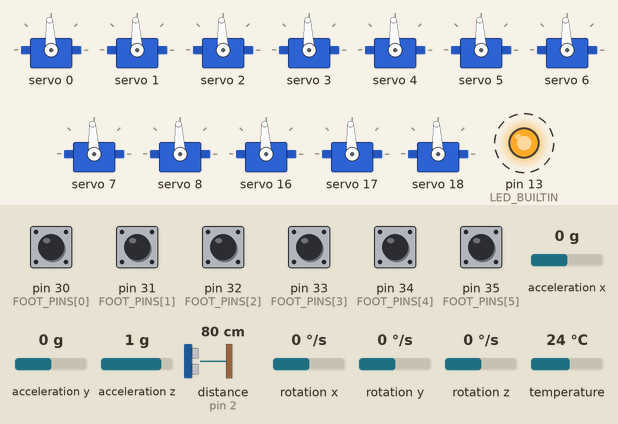
Recording of a sketch running on a simulated Arduino Mega 2560, built with avr-gcc and run on an emulated ATmega2560. Shown: 12 × servo, output pins drawn as LEDs (lit = HIGH). Wiring (inferred from the names in the program): ultrasonic range finder: trigger pin 7; echo pin 2. Dashed ring = blinking. Inputs (shaded band) come from the test bench; at power-on: pin 30 (FOOT_PINS[0]), pin 31 (FOOT_PINS[1]), pin 32 (FOOT_PINS[2]), pin 33 (FOOT_PINS[3]), pin 34 (FOOT_PINS[4]), pin 35 (FOOT_PINS[5]) HIGH, acceleration x 0 g, distance to the obstacle (sensor on pin 2) 80 cm, acceleration y 0 g, acceleration z 1 g, rotation x 0 °/s, rotation y 0 °/s, rotation z 0 °/s, temperature 24 °C. The echo pulse lasts 58.3 µs per cm; pins used as bus, display or sensor lines are not drawn; what the sketch prints to the serial monitor is not drawn.

Above: at 1.4 s.
1.5 s: acceleration x set to -1.4 g
4.5 s: distance to the obstacle (sensor on pin 2) set to 2 cm
7.5 s: pin 30 (FOOT_PINS[0]) pulled LOW for 0.15 s
10.5 s: pin 31 (FOOT_PINS[1]) pulled LOW for 0.15 s
13.5 s: pin 32 (FOOT_PINS[2]) pulled LOW for 0.15 s
16.5 s: pin 33 (FOOT_PINS[3]) pulled LOW for 0.15 s
Timing chart, 0 to 20.5 s (numbered marks = the images above; inputs shaded):
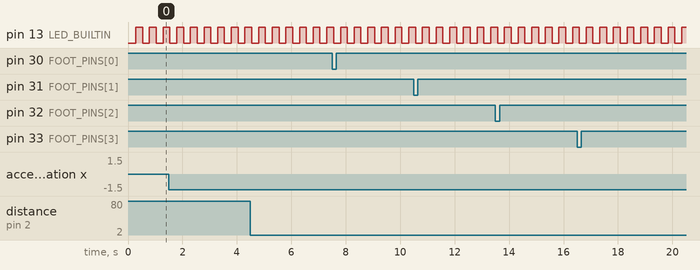

The sketch:

hexapod.ino
```cpp
/*
 * HexaPod — Arduino Mega firmware (motor controller / sensor hub)
 * ============================================================================
 * The Mega is the robot's "spine": it owns the hardware and does NO kinematics.
 * It receives 18 servo pulse targets from the Raspberry Pi over USB serial and
 * drives the servos, and it streams sensor telemetry (ultrasonic distance, IMU
 * roll/pitch, foot-contact switches) back to the Pi.
 *
 * Main loop each pass (all non-blocking):
 *   1. parse incoming servo-command frames -> drive the 18 servos
 *   2. run the ultrasonic ranging (interrupt-timed echo)
 *   3. run the IMU complementary filter (roll/pitch)
 *   4. debounce the foot-contact switches
 *   5. stream a telemetry frame back to the Pi at 50 Hz
 *   6. blink a heartbeat LED
 *
 * ── Hardware / wiring ───────────────────────────────────────────────────────
 *   Servos      : 18× MG996R, 9 per PCA9685 board (channels 0..8 used).
 *   PCA9685 #0  : I2C address 0x40 (no address jumpers) — drives legs L1,L2,L3.
 *   PCA9685 #1  : I2C address 0x41 (A0 jumper bridged)  — drives legs R1,R2,R3.
 *   I2C bus     : Mega SDA = pin 20, SCL = pin 21 (shared by both boards).
 *   Servo power : PCA9685 V+ from a separate 5–6 V / >=10 A supply. The logic
 *                 5 V comes from the Mega; ALL grounds must be common (Mega GND,
 *                 both PCA9685 GND, and the servo supply GND tied together).
 *
 * ── Build ───────────────────────────────────────────────────────────────────
 *   Libraries (Arduino IDE Library Manager, or `arduino-cli lib install`):
 *     - "Adafruit PWM Servo Driver Library"
 *     - "Adafruit MPU6050" + "Adafruit Unified Sensor"
 *   Compile/upload (CLI):
 *     arduino-cli compile --fqbn arduino:avr:mega arduino/hexapod
 *     arduino-cli upload  --fqbn arduino:avr:mega -p <PORT> arduino/hexapod
 */

#include <Wire.h>
#include <Adafruit_PWMServoDriver.h>
#include <Adafruit_MPU6050.h>
#include <Adafruit_Sensor.h>

#include "protocol.h"  // shared Pi<->Arduino frame format + CRC

// ── Configuration ───────────────────────────────────────────────────────────
static const uint8_t  PCA0_ADDR  = 0x40;   // board 0 (left legs)
static const uint8_t  PCA1_ADDR  = 0x41;   // board 1 (right legs)
static const uint16_t SERVO_FREQ = 50;     // analog servos want ~50 Hz
static const uint32_t SERIAL_BAUD = 115200;

// The PCA9685's internal oscillator is nominally 25 MHz but varies part-to-part;
// 27 MHz is the value Adafruit recommends measuring/using so the requested
// 50 Hz (and therefore our microsecond pulse widths) come out accurate.
static const uint32_t PCA_OSC_HZ = 27000000;

// ── Servo addressing & pulse limits (must match the Pi protocol) ────────────
static const uint8_t  NUM_LEGS         = 6;
static const uint8_t  NUM_SERVOS       = 18;   // 6 legs × 3 joints
static const uint8_t  SERVOS_PER_BOARD = 9;    // global index < 9 -> board 0
static const uint16_t SERVO_MIN_US     = 500;  // hard safety clamp (stops)
static const uint16_t SERVO_MAX_US     = 2500;
static const uint16_t NEUTRAL_PULSE_US = 1500; // boot-safe "all centred" pose

// ── HC-SR04 ultrasonic (front-facing) ───────────────────────────────────────
static const uint8_t  SONAR_TRIG_PIN    = 7;     // any digital output
static const uint8_t  SONAR_ECHO_PIN    = 2;     // MUST be interrupt-capable
                                                 //   (Mega: 2,3,18,19 — NOT the
                                                 //   I2C pins 20/21)
static const uint16_t SONAR_PING_MS     = 50;    // re-trigger every 50 ms (~20 Hz)
static const uint16_t SONAR_TIMEOUT_MS  = 30;    // no echo in 30 ms => out of range
static const uint32_t SONAR_MAX_ECHO_US = 25000; // ~4.3 m ceiling

// ── MPU6050 IMU (body tilt) ─────────────────────────────────────────────────
static const uint16_t IMU_UPDATE_MS = 10;     // run the filter at ~100 Hz
static const float    COMP_ALPHA    = 0.98f;  // complementary-filter weight

// ── Foot-contact limit switches (one per leg, indexed by LegId 0..5) ────────
// Wired pin -> GND and read with the internal pull-up, so an open (foot up)
// switch reads HIGH and a closed (foot planted) switch reads LOW.
static const uint8_t  FOOT_PINS[NUM_LEGS] = {30, 31, 32, 33, 34, 35};
static const uint16_t FOOT_DEBOUNCE_MS    = 5;  // ignore contact bounce shorter than this

// ── Telemetry ───────────────────────────────────────────────────────────────
static const uint16_t TELEMETRY_PERIOD_MS = 20;  // stream back to the Pi at 50 Hz

// Two driver objects, one per board.
Adafruit_PWMServoDriver pca0 = Adafruit_PWMServoDriver(PCA0_ADDR);
Adafruit_PWMServoDriver pca1 = Adafruit_PWMServoDriver(PCA1_ADDR);

// IMU object + filtered body angles (degrees). roll = tilt about +X (forward),
// pitch = tilt about +Y (left), matching the Pi's body-frame convention.
Adafruit_MPU6050 mpu;
static bool     imuOk        = false;
static float    imuRollDeg   = 0.0f;
static float    imuPitchDeg  = 0.0f;
static uint32_t imuLastUs    = 0;   // micros() of last filter step (for dt)
static uint32_t imuLastMs    = 0;   // millis() of last filter step (throttle)

// Last microsecond pulse commanded to each servo (index 0..17). Kept so we can
// inspect/echo current state and so a future failsafe knows the last pose.
static uint16_t servoUs[NUM_SERVOS];

// Foot-contact debounce state, per leg.
static uint8_t  footRaw[NUM_LEGS];        // most recent raw reading (1 = pressed)
static uint8_t  footStable[NUM_LEGS];     // debounced contact state (1 = planted)
static uint32_t footChangeMs[NUM_LEGS];   // when footRaw last changed

// Heartbeat LED state.
static uint32_t lastBlinkMs = 0;
static bool     ledOn       = false;

// Telemetry scheduling.
static uint32_t lastTelemetryMs = 0;

// Timestamp (ms) of the last valid servo command — a later stage uses this to
// failsafe (hold/relax) if the Pi stops talking.
static uint32_t lastCommandMs = 0;

// ── Incoming-frame parser state machine ─────────────────────────────────────
// Serial bytes dribble in a few at a time, so we parse incrementally in loop()
// (never blocking). Mirrors the Pi's FrameParser: lock onto the sync bytes,
// read TYPE/LEN/PAYLOAD, verify CRC, then dispatch.
enum RxState {
  RX_SYNC0, RX_SYNC1, RX_TYPE, RX_LEN, RX_PAYLOAD, RX_CRC
};
static const uint8_t RX_MAX_PAYLOAD = 64;  // >= largest payload (36)
static uint8_t  rxState   = RX_SYNC0;
static uint8_t  rxType    = 0;
static uint8_t  rxLen     = 0;
static uint8_t  rxIndex   = 0;
static uint8_t  rxCrc     = 0;             // running CRC over TYPE/LEN/PAYLOAD
static uint8_t  rxBuf[RX_MAX_PAYLOAD];

// Initialise one PCA9685 board to a known, accurate 50 Hz state.
static void initPca(Adafruit_PWMServoDriver &pca) {
  pca.begin();
  pca.setOscillatorFrequency(PCA_OSC_HZ);
  pca.setPWMFreq(SERVO_FREQ);
}

// Convert a servo pulse width (microseconds) to a PCA9685 12-bit "off" count.
// The chip divides each PWM period into 4096 ticks, so:
//   period_us = 1e6 / SERVO_FREQ           (20000 us at 50 Hz)
//   ticks     = us / period_us * 4096      = us * 4096 * SERVO_FREQ / 1e6
// e.g. 1500 us -> 307 ticks (= 1499 us back), matching Adafruit's servo range.
static inline uint16_t usToTicks(uint16_t us) {
  uint32_t ticks = ((uint32_t)us * 4096UL * SERVO_FREQ) / 1000000UL;
  if (ticks > 4095UL) ticks = 4095UL;
  return (uint16_t)ticks;
}

// Drive one servo by global index (0..17). Maps index -> (board, channel) with
// the same rule the Pi uses (board = index / 9, channel = index % 9) and clamps
// the pulse to the safe window as a last line of defence against bad commands.
static void writeServoUs(uint8_t index, uint16_t us) {
  if (index >= NUM_SERVOS) return;
  if (us < SERVO_MIN_US) us = SERVO_MIN_US;
  if (us > SERVO_MAX_US) us = SERVO_MAX_US;
  servoUs[index] = us;
  const uint16_t ticks = usToTicks(us);
  if (index < SERVOS_PER_BOARD) {
    pca0.setPWM(index, 0, ticks);
  } else {
    pca1.setPWM(index - SERVOS_PER_BOARD, 0, ticks);
  }
}

// Move every servo to the boot-safe centred pose. Staggered with a small delay
// so 18 servos don't all surge at once and brown out the supply. This runs once
// at boot; the Pi commands the real calibrated stance after it connects.
static void startupNeutralPose() {
  for (uint8_t i = 0; i < NUM_SERVOS; i++) {
    writeServoUs(i, NEUTRAL_PULSE_US);
    delay(15);  // boot-only stagger; the runtime command path never delays
  }
}

// Apply a validated servo-command frame: 18 little-endian uint16 microsecond
// pulses, in global servo-index order, straight to the servos.
static void handleServoFrame(const uint8_t *payload, uint8_t len) {
  if (len != SERVO_PAYLOAD_LEN) return;  // wrong size for this type — ignore
  for (uint8_t i = 0; i < NUM_SERVOS; i++) {
    const uint16_t us = (uint16_t)payload[2 * i] | ((uint16_t)payload[2 * i + 1] << 8);
    writeServoUs(i, us);
  }
  lastCommandMs = millis();
}

// Dispatch a CRC-validated frame by type.
static void handleFrame(uint8_t type, const uint8_t *payload, uint8_t len) {
  switch (type) {
    case MSG_SERVO: handleServoFrame(payload, len); break;
    default: break;  // unknown/other types ignored for forward-compatibility
  }
}

// Feed all currently-available serial bytes through the parser state machine.
static void parseSerial() {
  while (Serial.available() > 0) {
    const uint8_t b = (uint8_t)Serial.read();
    switch (rxState) {
      case RX_SYNC0:
        if (b == SYNC0) rxState = RX_SYNC1;
        break;
      case RX_SYNC1:
        // Accept AA..AA55 runs; any other byte means this wasn't a frame start.
        if (b == SYNC1)      rxState = RX_TYPE;
        else if (b == SYNC0) rxState = RX_SYNC1;
        else                 rxState = RX_SYNC0;
        break;
      case RX_TYPE:
        rxType = b;
        rxCrc = crc8_update(0, b);  // CRC starts at TYPE
        rxState = RX_LEN;
        break;
      case RX_LEN:
        rxLen = b;
        rxCrc = crc8_update(rxCrc, b);
        rxIndex = 0;
        if (rxLen > RX_MAX_PAYLOAD) rxState = RX_SYNC0;       // bogus length: resync
        else if (rxLen == 0)        rxState = RX_CRC;
        else                        rxState = RX_PAYLOAD;
        break;
      case RX_PAYLOAD:
        rxBuf[rxIndex++] = b;
        rxCrc = crc8_update(rxCrc, b);
        if (rxIndex >= rxLen) rxState = RX_CRC;
        break;
      case RX_CRC:
        if (b == rxCrc) handleFrame(rxType, rxBuf, rxLen);
        rxState = RX_SYNC0;  // good or bad, hunt for the next frame
        break;
    }
  }
}

// ── HC-SR04: interrupt-driven, non-blocking distance measurement ────────────
// pulseIn() would block the loop for up to ~23 ms per ping — far too long for a
// 20 ms control tick. Instead we fire a 10 us trigger pulse on a timer and let a
// pin-change interrupt time the echo, so the main loop is never stalled.
volatile uint32_t sonarRiseUs  = 0;
volatile uint16_t sonarDistMm  = DISTANCE_NO_ECHO;
volatile bool     sonarRising  = false;
volatile bool     sonarGotEcho = true;   // true => not currently awaiting an echo
static   uint32_t lastSonarTrig = 0;     // loop time of last trigger
static   uint32_t sonarPingMs   = 0;     // when the outstanding ping was sent

// Echo pin CHANGE interrupt: stamp the rising edge, time the width on falling.
// distance_mm = duration_us * 10 / 58  (datasheet: 58 us of round trip per cm).
void sonarEchoIsr() {
  if (digitalRead(SONAR_ECHO_PIN)) {
    sonarRiseUs = micros();
    sonarRising = true;
  } else if (sonarRising) {
    const uint32_t dur = micros() - sonarRiseUs;
    sonarRising = false;
    sonarDistMm = (dur <= SONAR_MAX_ECHO_US) ? (uint16_t)((dur * 10UL) / 58UL)
                                             : DISTANCE_NO_ECHO;
    sonarGotEcho = true;
  }
}

static void sonarTrigger() {
  digitalWrite(SONAR_TRIG_PIN, LOW);
  delayMicroseconds(2);
  digitalWrite(SONAR_TRIG_PIN, HIGH);
  delayMicroseconds(10);          // 10 us trigger; negligible vs. the loop
  digitalWrite(SONAR_TRIG_PIN, LOW);
  sonarGotEcho = false;
  sonarPingMs = millis();
}

// Atomic read — a 16-bit load isn't atomic on the 8-bit AVR, so guard it.
static uint16_t sonarReadMm() {
  uint16_t v;
  noInterrupts();
  v = sonarDistMm;
  interrupts();
  return v;
}

// Call every loop: schedule pings and force "no echo" if one never returns.
static void sonarUpdate() {
  const uint32_t now = millis();
  if (now - lastSonarTrig >= SONAR_PING_MS) {
    lastSonarTrig = now;
    sonarTrigger();
  }
  if (!sonarGotEcho && (now - sonarPingMs) > SONAR_TIMEOUT_MS) {
    noInterrupts();
    sonarDistMm = DISTANCE_NO_ECHO;   // nothing in range / no surface to bounce off
    sonarGotEcho = true;
    interrupts();
  }
}

// ── MPU6050: complementary filter for roll & pitch ──────────────────────────
// The accelerometer gives an absolute tilt but is noisy and corrupted by the
// robot's own motion; the gyro gives a clean rate but its integral drifts. The
// complementary filter trusts the gyro over the short term and gently pulls
// back toward the accelerometer over the long term:
//   angle = A*(angle + gyro_rate*dt) + (1-A)*accel_angle      (A ≈ 0.98)
// It is the cheap, rock-solid choice for body leveling (a full Kalman filter is
// overkill for slow tilt).
static void imuUpdate() {
  const uint32_t nowMs = millis();
  if (!imuOk || (nowMs - imuLastMs) < IMU_UPDATE_MS) return;
  imuLastMs = nowMs;

  sensors_event_t accel, gyro, temp;
  mpu.getEvent(&accel, &gyro, &temp);

  const uint32_t nowUs = micros();
  float dt = (nowUs - imuLastUs) * 1e-6f;
  imuLastUs = nowUs;
  if (dt <= 0.0f || dt > 0.5f) dt = IMU_UPDATE_MS * 1e-3f;  // guard 1st call/wrap

  // Absolute tilt from gravity (accel in m/s^2).
  const float ay = accel.acceleration.y, az = accel.acceleration.z;
  const float ax = accel.acceleration.x;
  const float rollAcc  = atan2f(ay, az) * RAD_TO_DEG;
  const float pitchAcc = atan2f(-ax, sqrtf(ay * ay + az * az)) * RAD_TO_DEG;

  // Angular rate from the gyro (Adafruit reports rad/s) -> deg/s.
  const float rollRate  = gyro.gyro.x * RAD_TO_DEG;
  const float pitchRate = gyro.gyro.y * RAD_TO_DEG;

  imuRollDeg  = COMP_ALPHA * (imuRollDeg  + rollRate  * dt) + (1.0f - COMP_ALPHA) * rollAcc;
  imuPitchDeg = COMP_ALPHA * (imuPitchDeg + pitchRate * dt) + (1.0f - COMP_ALPHA) * pitchAcc;
}

// ── Foot-contact limit switches: time-based debounce ────────────────────────
// A mechanical switch chatters for a few ms when it makes/breaks contact. We
// only accept a new state once the raw reading has held steady for
// FOOT_DEBOUNCE_MS, so a single touchdown registers as one clean event instead
// of a burst. Non-blocking: just timestamps, no delay().
static void footUpdate() {
  const uint32_t now = millis();
  for (uint8_t i = 0; i < NUM_LEGS; i++) {
    const uint8_t raw = (digitalRead(FOOT_PINS[i]) == LOW) ? 1 : 0;  // LOW = pressed
    if (raw != footRaw[i]) {
      footRaw[i] = raw;
      footChangeMs[i] = now;            // reading changed -> restart debounce timer
    } else if ((now - footChangeMs[i]) >= FOOT_DEBOUNCE_MS) {
      footStable[i] = raw;              // held steady long enough -> commit it
    }
  }
}

// Pack the six debounced contact states into one byte: bit i = leg i planted.
static uint8_t footContactByte() {
  uint8_t b = 0;
  for (uint8_t i = 0; i < NUM_LEGS; i++) {
    if (footStable[i]) b |= (uint8_t)(1 << i);
  }
  return b;
}

// Build and transmit one telemetry frame to the Pi. Payload (little-endian,
// matching protocol.py decode_telemetry '<HhhB'):
//   uint16 distance_mm | int16 roll_cdeg | int16 pitch_cdeg | uint8 contacts
static void sendTelemetry() {
  const uint16_t dist = sonarReadMm();   // already DISTANCE_NO_ECHO if no echo
  // Round (not truncate) degrees -> centidegrees so the Pi recovers ±0.005°.
  const float    rollC  = imuRollDeg  * 100.0f;
  const float    pitchC = imuPitchDeg * 100.0f;
  const int16_t  roll   = (int16_t)(rollC  >= 0 ? rollC  + 0.5f : rollC  - 0.5f);
  const int16_t  pitch  = (int16_t)(pitchC >= 0 ? pitchC + 0.5f : pitchC - 0.5f);
  const uint8_t  contacts = footContactByte();

  uint8_t frame[2 + 2 + TELEMETRY_PAYLOAD_LEN + 1];
  frame[0] = SYNC0;
  frame[1] = SYNC1;
  frame[2] = MSG_TELEMETRY;
  frame[3] = TELEMETRY_PAYLOAD_LEN;
  frame[4] = (uint8_t)(dist  & 0xFF);
  frame[5] = (uint8_t)(dist  >> 8);
  frame[6] = (uint8_t)(roll  & 0xFF);
  frame[7] = (uint8_t)((roll  >> 8) & 0xFF);
  frame[8] = (uint8_t)(pitch & 0xFF);
  frame[9] = (uint8_t)((pitch >> 8) & 0xFF);
  frame[10] = contacts;
  // CRC over TYPE, LEN, PAYLOAD (frame[2..10]) — not the sync bytes.
  frame[11] = crc8(&frame[2], 2 + TELEMETRY_PAYLOAD_LEN);

  Serial.write(frame, sizeof(frame));
}

void setup() {
  Serial.begin(SERIAL_BAUD);

  pinMode(LED_BUILTIN, OUTPUT);
  digitalWrite(LED_BUILTIN, LOW);

  Wire.begin();          // join I2C as master (Mega: SDA=20, SCL=21)
  Wire.setClock(400000); // 400 kHz fast-mode I2C: plenty for two boards at 50 Hz

  initPca(pca0);
  initPca(pca1);

  // Bring all servos to a known centred pose before anything else commands them.
  startupNeutralPose();

  // HC-SR04 wiring + echo interrupt.
  pinMode(SONAR_TRIG_PIN, OUTPUT);
  digitalWrite(SONAR_TRIG_PIN, LOW);
  pinMode(SONAR_ECHO_PIN, INPUT);
  attachInterrupt(digitalPinToInterrupt(SONAR_ECHO_PIN), sonarEchoIsr, CHANGE);

  // MPU6050 IMU (shares the I2C bus, default address 0x68).
  imuOk = mpu.begin();
  if (imuOk) {
    mpu.setAccelerometerRange(MPU6050_RANGE_8_G);
    mpu.setGyroRange(MPU6050_RANGE_500_DEG);
    mpu.setFilterBandwidth(MPU6050_BAND_21_HZ);
    imuLastUs = micros();
  } else {
    Serial.println(F("WARN: MPU6050 not found — roll/pitch will read 0"));
  }

  // Foot-contact limit switches (internal pull-ups; pressed = LOW).
  for (uint8_t i = 0; i < NUM_LEGS; i++) {
    pinMode(FOOT_PINS[i], INPUT_PULLUP);
    footRaw[i] = (digitalRead(FOOT_PINS[i]) == LOW) ? 1 : 0;
    footStable[i] = footRaw[i];
    footChangeMs[i] = millis();
  }

  // One-time boot banner (ASCII; contains no 0xAA, so the Pi's frame parser
  // simply skips it before the first binary telemetry frame arrives).
  Serial.println(F("HexaPod Mega firmware: stage 17 (telemetry streaming)"));
}

void loop() {
  // 1) Drain and parse any incoming servo commands (drives the servos).
  parseSerial();

  // 2) Keep the ultrasonic ranging in the background (non-blocking).
  sonarUpdate();

  // 3) Keep the IMU filter running (throttled to ~100 Hz internally).
  imuUpdate();

  // 4) Debounce the foot-contact switches.
  footUpdate();

  const uint32_t now = millis();

  // 5) Stream the telemetry packet (distance + roll/pitch + contacts) at 50 Hz.
  if (now - lastTelemetryMs >= TELEMETRY_PERIOD_MS) {
    lastTelemetryMs = now;
    sendTelemetry();
  }

  // 6) Heartbeat: blink the on-board LED at 2 Hz to prove the loop is running.
  // Non-blocking (millis-based) so it never stalls serial handling. No text on
  // the serial line now — it carries binary telemetry frames only.
  if (now - lastBlinkMs >= 250) {
    lastBlinkMs = now;
    ledOn = !ledOn;
    digitalWrite(LED_BUILTIN, ledOn ? HIGH : LOW);
  }
}
```

Source omitted: protocol.h (1505 bytes)

Measured:
- by itself, pin 13 (LED_BUILTIN): alternates HIGH for 0.25 s and LOW for 0.25 s
